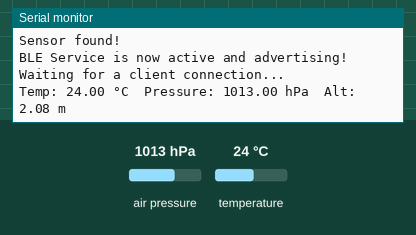
Bench run of a sketch on a simulated ESP32. On the bench: the last lines printed to the serial monitor. The inputs (shaded band) are chosen by the test bench; at power-on: air pressure 1013 hPa, temperature 24 °C. Nothing arrives over Bluetooth unless stated; a phone connects over Bluetooth LE 3 s after start.

Above: at 2.8 s.
2.9 s: air pressure set to 952 hPa
At 5.2 s:
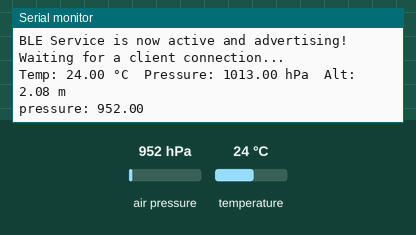
9.5 s: temperature set to 12 °C
At 11.1 s:
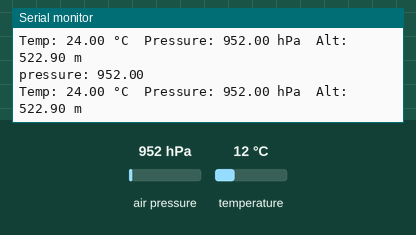
12.2 s: air pressure set to 975 hPa
At 14.3 s:
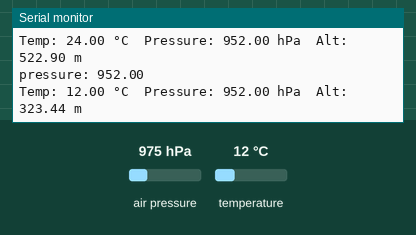
Timing chart, 0 to 15.8 s (numbered marks = the images above; inputs shaded):
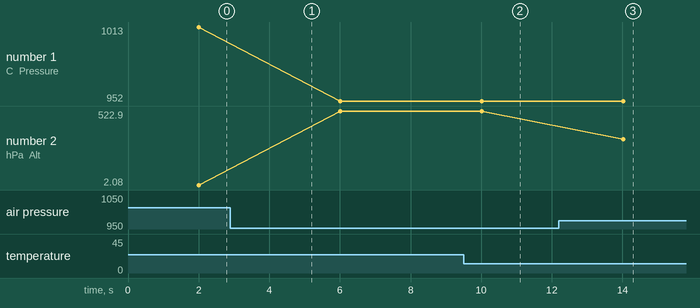

The sketch:

pressure_sensor.ino
```cpp
#include <Wire.h>
#include <Adafruit_Sensor.h>
#include <Adafruit_BMP280.h>
#include <BLEDevice.h>
#include <BLEServer.h>
#include <BLEUtils.h>
#include <BLE2902.h>

// Create the BMP280 object
Adafruit_BMP280 bmp;

// Define the I2C pins for ESP32-WROOM (Standard)
#define I2C_SDA 21
#define I2C_SCL 22

// --- Global Variables for BLE ---
BLECharacteristic *pCharacteristic;
bool deviceConnected = false;
#define SERVICE_UUID        "4fafc201-1fb5-459e-8fcc-c5c9c331914b"
#define PRESSURE_UUID       "beb5483e-36e1-4688-b7f5-ea07361b26a8"

// Callback class to update the 'deviceConnected' status
class MyServerCallbacks: public BLEServerCallbacks {
    void onConnect(BLEServer* pServer) {
      deviceConnected = true;
    };
    void onDisconnect(BLEServer* pServer) {
      deviceConnected = false;
      BLEDevice::startAdvertising(); // Restart advertising so you can reconnect
    }
};

void setup() {
  Serial.begin(115200);
  while(!Serial) delay(100); // Wait for serial to connect

  Serial.println(F("\n--- ESP32 BMP280 Test ---"));

  // Initialize I2C with specific pins
  Wire.begin(I2C_SDA, I2C_SCL);

  // initialization: Try 0x76 first, then 0x77
  bool status = bmp.begin(0x76);
  if (!status) {
    status = bmp.begin(0x77);
  }
  if (!status) {
    Serial.println(F("Could not find a valid BMP280 sensor!"));
    Serial.println(F("1. Check wiring (SDA to 21, SCL to 22)"));
    Serial.println(F("2. Check if sensor is BMP280 or BME280"));
    while (1) delay(10); // Halt operation
  }

  Serial.println(F("Sensor found!"));
  // 3. Initialize BLE (As we did before)
  BLEDevice::init("ESP32_Health_Station");

// 2. BLE Initialization
  BLEDevice::init("ESP32_Pressure_Sensor");
  BLEServer *pServer = BLEDevice::createServer();
  pServer->setCallbacks(new MyServerCallbacks());

  BLEService *pService = pServer->createService(SERVICE_UUID);

  pCharacteristic = pService->createCharacteristic(
                      PRESSURE_UUID,
                      BLECharacteristic::PROPERTY_READ |
                      BLECharacteristic::PROPERTY_NOTIFY
                    );

  pCharacteristic->addDescriptor(new BLE2902());
  pService->start();

  pServer->getAdvertising()->start();
  Serial.println("BLE Service is now active and advertising!");
  Serial.println("Waiting for a client connection...");

  // --- Detailed Configuration for Weather Station Use ---
  // These settings reduce noise and self-heating
  bmp.setSampling(Adafruit_BMP280::MODE_NORMAL,     /* Operating Mode. */
                  Adafruit_BMP280::SAMPLING_X2,     /* Temp. oversampling */
                  Adafruit_BMP280::SAMPLING_X16,    /* Pressure oversampling */
                  Adafruit_BMP280::FILTER_X16,      /* Filtering. */
                  Adafruit_BMP280::STANDBY_MS_500); /* Standby time. */
}

void loop() {
    // 1. Read Temperature
    float temp = bmp.readTemperature();

    // 2. Read Pressure (returns Pascals, divide by 100 for hPa)
    float pressure = bmp.readPressure() / 100.0F;


  // 2. Check if a phone is actually connected
  if (deviceConnected) {
    // 3. Convert the number to a "String" (BLE transmits bytes/text)
    String pressureString = String(pressure);

    // 4. Update the "characteristic" folder with the new value
    pCharacteristic->setValue(pressureString.c_str());

    // 5. "Notify" the phone that the value has changed
    pCharacteristic->notify();

    Serial.print("pressure: ");
    Serial.println(pressureString);
  }

  delay(2000); // Wait 2 seconds before the next reading


    // 3. Calculate Altitude
    // 1013.25 is the standard sea level pressure.
    // For TRUE accuracy, change 1013.25 to the current pressure at sea level for your location (from a weather site).
    float altitude = bmp.readAltitude(1013.25);

    // --- Output to Serial ---
    Serial.print(F("Temp: "));
    Serial.print(temp);
    Serial.print(F(" °C\t"));

    Serial.print(F("Pressure: "));
    Serial.print(pressure);
    Serial.print(F(" hPa\t"));

    Serial.print(F("Alt: "));
    Serial.print(altitude);
    Serial.println(F(" m"));

    delay(2000); // Wait 2 seconds between readings


}


  
```

Measured:
- after the input at 2.9 s, the serial monitor: prints a new line after 1.1 s (image 1)
- after the input at 12.2 s, the serial monitor: prints a new line after 1.8 s (image 3)
- plotted number 1: 1013 → 952 after the input at 2.9 s, 952 → 975 after the input at 12.2 s
- plotted number 2: 2.08 → 522.9 after the input at 2.9 s, 522.9 → 323.44 after the input at 12.2 s
